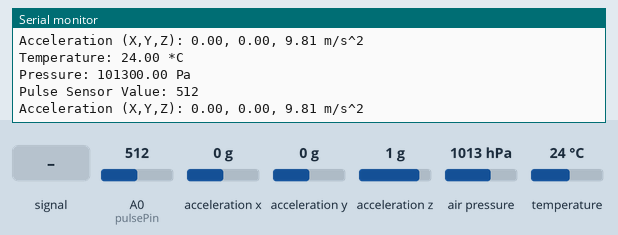
This sketch was run on a simulated ESP8266 (NodeMCU). On the bench: the last lines printed to the serial monitor. Inputs (shaded band) come from the test bench; at power-on: acceleration x 0 g, A0 (pulsePin) = 512, acceleration y 0 g, acceleration z 1 g, air pressure 1013 hPa, temperature 24 °C. WiFi joins after 1.5 s; servers stay silent unless stated.

Above: at 2.8 s.
2.9 s: A0 (pulsePin) fed a 200 Hz sine of ±81 counts around its level
4.4 s: acceleration x set to -1.4 g
At 5.7 s:
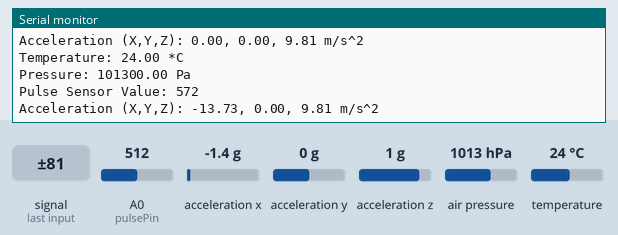
5.9 s: A0 (pulsePin) set to 716
At 6.6 s:
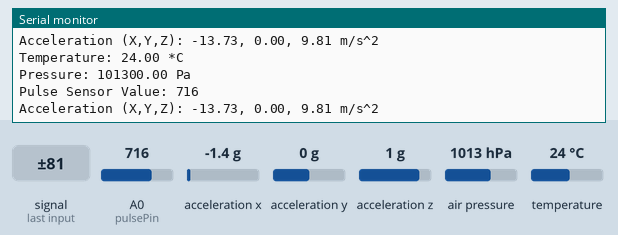
7.4 s: acceleration y set to -1.4 g
At 8.7 s:
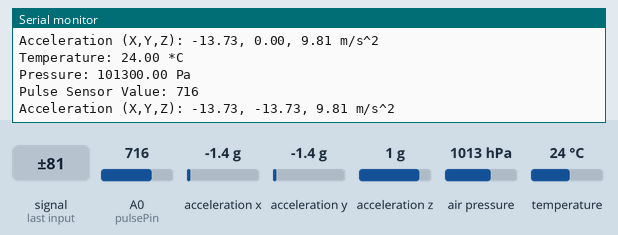
8.9 s: A0 (pulsePin) fed a 1000 Hz sine of ±255 counts around its level
10.4 s: acceleration z set to -1.4 g
At 11.7 s:
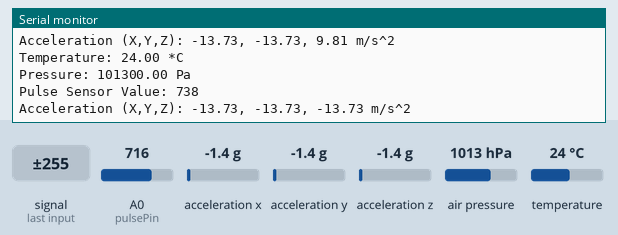
Timing chart, 0 to 12.9 s (numbered marks = the images above; inputs shaded):
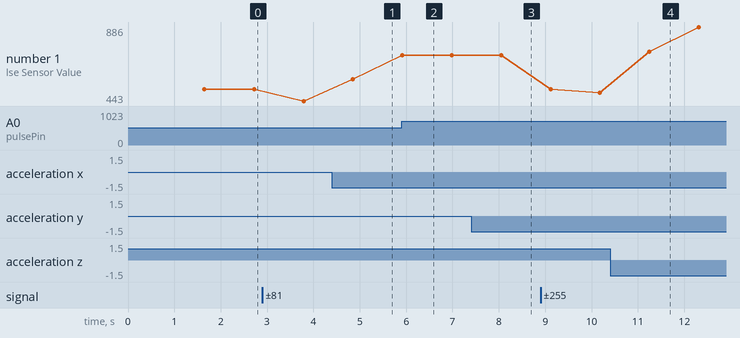

The sketch:

HealthMonitoringiOT.eap.ino
```cpp
#include <ESP8266WiFi.h>
#include <Wire.h>
#include <Adafruit_BMP085.h>
#include <Adafruit_ADXL345_U.h>

// WiFi settings
const char* ssid = "YOUR_SSID";
const char* password = "YOUR_PASSWORD";

// Pins
const int pulsePin = A0;

// BMP180 Pressure Sensor
Adafruit_BMP085 bmp;

// ADXL345 Accelerometer
Adafruit_ADXL345_Unified accel = Adafruit_ADXL345_Unified(12345);

void setup() {
  Serial.begin(9600);
  delay(100);

  // Connect to WiFi
  WiFi.begin(ssid, password);
  Serial.print("Connecting to WiFi");
  while (WiFi.status() != WL_CONNECTED) {
    delay(500);
    Serial.print(".");
  }
  Serial.println("WiFi connected");

  // Initialize sensors
  if (!bmp.begin()) {
    Serial.println("Could not find BMP180 sensor, check wiring!");
    while (1);
  }
  Serial.println("BMP180 sensor found");

  if (!accel.begin()) {
    Serial.println("Could not find a valid ADXL345 sensor, check wiring!");
    while (1);
  }
  Serial.println("ADXL345 sensor found");

  // Set accelerometer range
  accel.setRange(ADXL345_RANGE_16_G);
}

void loop() {
  // Read sensor data
  float temperature = bmp.readTemperature();
  float pressure = bmp.readPressure();
  int pulseValue = analogRead(pulsePin); // Read pulse sensor value
  sensors_event_t event;
  accel.getEvent(&event);
  float accelerationX = event.acceleration.x;
  float accelerationY = event.acceleration.y;
  float accelerationZ = event.acceleration.z;

  // Print sensor data
  Serial.print("Temperature: ");
  Serial.print(temperature);
  Serial.println(" *C");
  Serial.print("Pressure: ");
  Serial.print(pressure);
  Serial.println(" Pa");
  Serial.print("Pulse Sensor Value: ");
  Serial.println(pulseValue);
  Serial.print("Acceleration (X,Y,Z): ");
  Serial.print(accelerationX);
  Serial.print(", ");
  Serial.print(accelerationY);
  Serial.print(", ");
  Serial.print(accelerationZ);
  Serial.println(" m/s^2");

  // Wait before next reading
  delay(1000);
}
```

Measured:
- after the input at 4.4 s, the serial monitor: prints a new line after 0.46 s (image 1)
- after the input at 5.9 s, the serial monitor: prints a new line at once (image 2)
- after the input at 7.4 s, the serial monitor: prints a new line after 0.66 s (image 3)
- after the input at 10.4 s, the serial monitor: prints a new line after 0.86 s (image 4)
- plotted number 1: 512 → 443 after the input at 2.9 s, 572 → 716 after the input at 5.9 s, 716 → 493 after the input at 8.9 s, 493 → 886 after the input at 10.4 s
